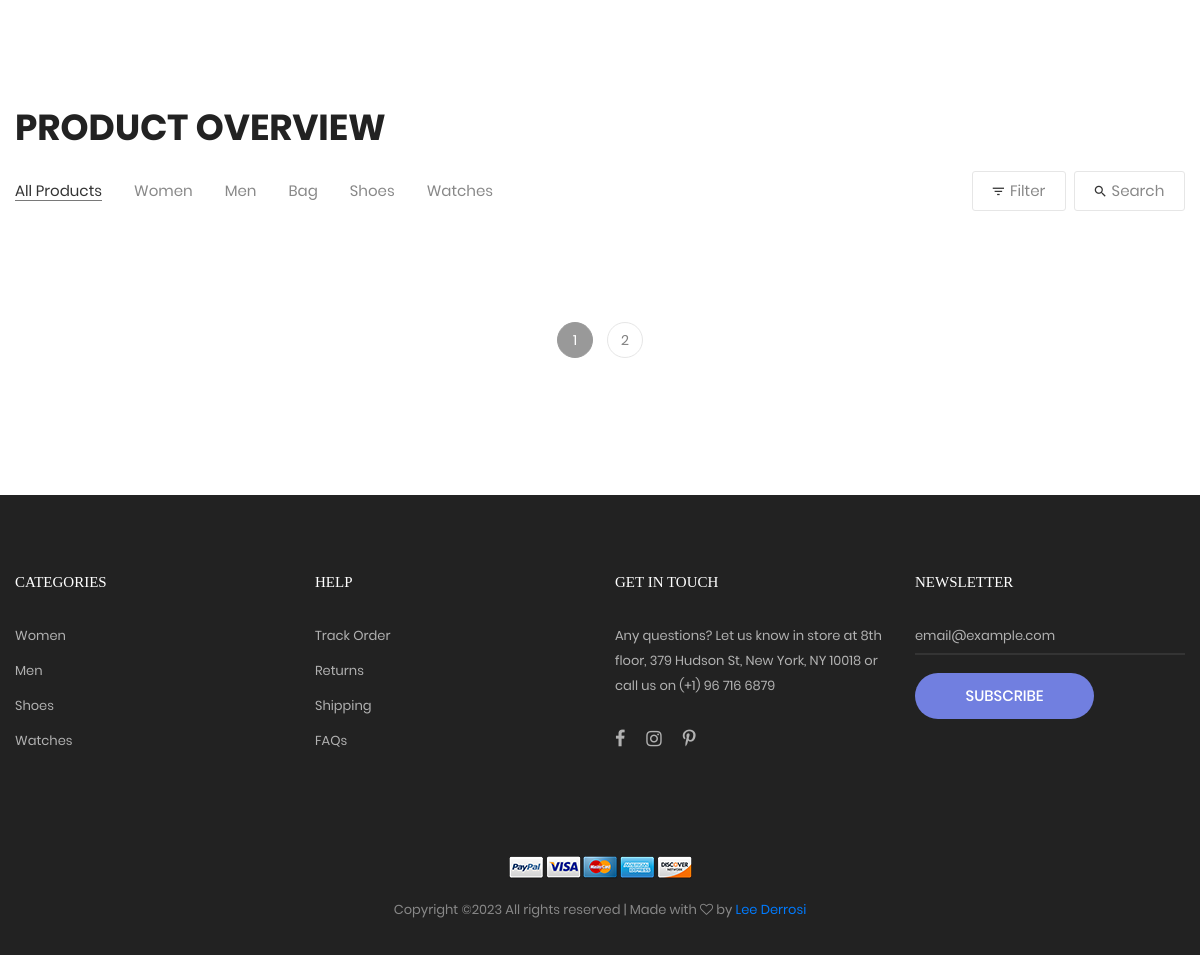
The app's page / (lower part), older data.
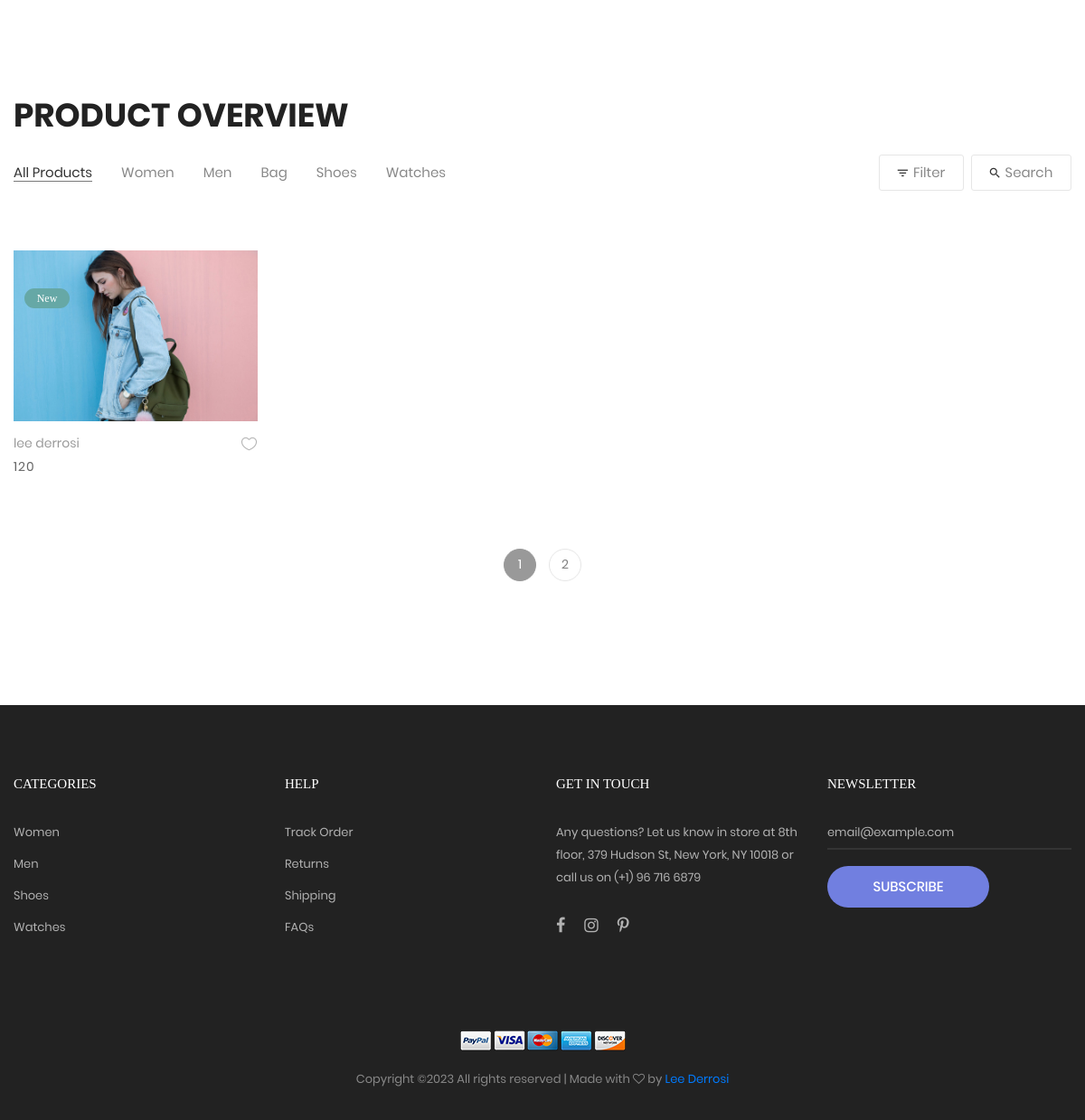
The same page, newer data.
### ecom/models.py (models this page shows, shortened)
class Product(models.Model):
    SIZES = (
        ('Size S', 'Size S'),
        ('Size M', 'Size M'),
        ('Size L', 'Size L'),
        ('Size XL', 'Size Xl'),
    )
    COLORS = (
        ('Black', 'Black'),
        ('White', 'White'),
        ('Blue', 'Blue'),
        ('Gray', 'Gray'),
    )
    category = models.ForeignKey('ProductCategory', on_delete=models.CASCADE, null=True)
    name = models.CharField(max_length=40)
    description = models.TextField()
    price = models.PositiveIntegerField()
    color = models.CharField(max_length=50, null=True, choices=COLORS)
    size = models.CharField(max_length=50, null=True, choices=SIZES)
    item_count = models.PositiveIntegerField()
    banner_image = models.ImageField(upload_to='product_image/')
    image2 = models.ImageField(upload_to='product_image/', null=True, blank=True)
    image3 = models.ImageField(upload_to='product_image/', null=True, blank=True)
    image4 = models.ImageField(upload_to='product_image/', null=True, blank=True)
    image5 = models.ImageField(upload_to='product_image/', null=True, blank=True)

### ecom/views.py (the view)
# urls.py: path('', views.home, name='home'),
def home(request):
    products = models.Product.objects.all()
    if 'product_ids' in request.COOKIES:
        products_ids = request.COOKIES['product_ids']
        counter = products_ids.split('|')
        product_count_in_cart = len(set(counter))
    else:
        product_count_in_cart = 0
    if request.user.is_authenticated:
        return HttpResponseRedirect('afterlogin')
    return render(request, 'BaseTemplates/index.html',
                  {'products': products, 'product_count_in_cart': product_count_in_cart})

### templates/BaseTemplates/index.html (shortened to what this page needs)
{% extends 'BaseTemplates/base.html' %}
{% block body %}
    {% load static %}
    <body class="animsition">
    <div class="sec-banner bg0 p-t-95 p-b-55">
        <div class="container">
            <div class="row">
                <div class="col-md-6 col-lg-4 p-b-30 m-lr-auto">
                </div>
                <div class="col-md-6 col-lg-4 p-b-30 m-lr-auto">
                </div>
                <div class="col-md-6 col-lg-4 p-b-30 m-lr-auto">
                </div>
            </div>
        </div>
    </div>
    <section class="bg0 p-t-23 p-b-130">
        <div class="container">
            <div class="p-b-10">
                <h3 class="ltext-103 cl5">
                    Product Overview
                </h3>
            </div>
            <div class="flex-w flex-sb-m p-b-52">
                <div class="flex-w flex-l-m filter-tope-group m-tb-10">
                    <button class="stext-106 cl6 hov1 bor3 trans-04 m-r-32 m-tb-5 how-active1" data-filter="*">
                        All Products
                    </button>
                    <button class="stext-106 cl6 hov1 bor3 trans-04 m-r-32 m-tb-5" data-filter=".women">
                        Women
                    </button>
                    <button class="stext-106 cl6 hov1 bor3 trans-04 m-r-32 m-tb-5" data-filter=".men">
                        Men
                    </button>
                    <button class="stext-106 cl6 hov1 bor3 trans-04 m-r-32 m-tb-5" data-filter=".bag">
                        Bag
                    </button>
                    <button class="stext-106 cl6 hov1 bor3 trans-04 m-r-32 m-tb-5" data-filter=".shoes">
                        Shoes
                    </button>
                    <button class="stext-106 cl6 hov1 bor3 trans-04 m-r-32 m-tb-5" data-filter=".watches">
                        Watches
                    </button>
                </div>
                <div class="flex-w flex-c-m m-tb-10">
                    <div class="flex-c-m stext-106 cl6 size-104 bor4 pointer hov-btn3 trans-04 m-r-8 m-tb-4 js-show-filter">
                        <i class="icon-filter cl2 m-r-6 fs-15 trans-04 zmdi zmdi-filter-list"></i>
                        Filter
                    </div>
                    <div class="flex-c-m stext-106 cl6 size-105 bor4 pointer hov-btn3 trans-04 m-tb-4 js-show-search">
                        <i class="icon-search cl2 m-r-6 fs-15 trans-04 zmdi zmdi-search"></i>
                        Search
                    </div>
                </div>
            </div>
            {%if products%}
            <div class="row isotope-grid">
                {% for p in products %}
                <div class="col-sm-6 col-md-4 col-lg-3 p-b-35 isotope-item women">
                    <div class="block2">
                        <div class="block2-pic hov-img0 label-new" data-label="New">
                            <img src="{{p.banner_image}}" alt="IMG-PRODUCT">
                        </div>
                        <div class="block2-txt flex-w flex-t p-t-14">
                            <div class="block2-txt-child1 flex-col-l ">
                                <a href="{% url 'product_detail' p.id %}" class="stext-104 cl4 hov-cl1 trans-04 js-name-b2 p-b-6">
                                    {{ p.name }}
                                </a>
                                <span class="stext-105 cl3">
									{{p.price}}
								</span>
                            </div>
                            <div class="block2-txt-child2 flex-r p-t-3">
                                <a href="#" class="btn-addwish-b2 dis-block pos-relative js-addwish-b2">
                                    <img class="icon-heart1 dis-block trans-04"
                                         src="{% static 'images/icons/icon-heart-01.png' %}" alt="ICON">
                                </a>
                            </div>
                        </div>
                    </div>
                </div>
            {% endfor %}
            </div>
            {%  endif %}
            <div class="flex-c-m flex-w w-full p-t-38">
                <a href="#" class="flex-c-m how-pagination1 trans-04 m-all-7 active-pagination1">
                    1
                </a>
                <a href="#" class="flex-c-m how-pagination1 trans-04 m-all-7">
                    2
                </a>
            </div>
        </div>
    </section>
{% include 'BaseTemplates/footer.html' %}
    </body>
{% endblock %}

### templates/BaseTemplates/base.html (shortened to what this page needs)
<!DOCTYPE html>
<html lang="en" dir="ltr">
{% load static %}
<body lang="en" xmlns="http://www.w3.org/1999/html">
<head>
    <link rel="stylesheet" type="text/css" href="{% static 'vendor/bootstrap/css/bootstrap.min.css' %}">
    <link rel="stylesheet" type="text/css" href="{% static 'fonts/font-awesome-4.7.0/css/font-awesome.min.css' %}">
    <link rel="stylesheet" type="text/css"
          href="{% static 'fonts/iconic/css/material-design-iconic-font.min.css' %}">
    <link rel="stylesheet" type="text/css" href="{% static 'fonts/linearicons-v1.0.0/icon-font.min.css' %}">
    <link rel="stylesheet" type="text/css" href="{% static 'vendor/animate/animate.css' %}">
    <link rel="stylesheet" type="text/css" href="{% static 'vendor/css-hamburgers/hamburgers.min.css' %}">
    <link rel="stylesheet" type="text/css" href="{% static 'vendor/animsition/css/animsition.min.css' %}">
    <link rel="stylesheet" type="text/css" href="{% static 'vendor/select2/select2.min.css' %}">
    <link rel="stylesheet" type="text/css" href="{% static 'vendor/daterangepicker/daterangepicker.css' %}">
    <link rel="stylesheet" type="text/css" href="{% static 'vendor/slick/slick.css' %}">
    <link rel="stylesheet" type="text/css" href="{% static 'vendor/MagnificPopup/magnific-popup.css' %}">
    <link rel="stylesheet" type="text/css" href="{% static 'vendor/perfect-scrollbar/perfect-scrollbar.css' %}">
    <link rel="stylesheet" type="text/css" href="{% static 'css/util.css' %}">
    <link rel="stylesheet" type="text/css" href="{% static 'css/main.css' %}">
</head>
</body>
{% block body %}
{% endblock body %}
<body>
</body>
</html>

### templates/BaseTemplates/navbar/navbar.html (shortened to what this page needs)
{% load static %}

### templates/BaseTemplates/SideBar/sidebar_content.html (shortened to what this page needs)
{% load static %}

### templates/BaseTemplates/SideBar/sidebar_cart.html (shortened to what this page needs)
{% load static %}

### templates/BaseTemplates/product-detail_modal.html (shortened to what this page needs)
{% load static %}

### templates/BaseTemplates/footer.html (shortened to what this page needs)
{% load static %}
    <footer class="bg3 p-t-75 p-b-32">
        <div class="container">
            <div class="row">
                <div class="col-sm-6 col-lg-3 p-b-50">
                    <h4 class="stext-301 cl0 p-b-30">
                        Categories
                    </h4>
                    <ul>
                        <li class="p-b-10">
                            <a href="#" class="stext-107 cl7 hov-cl1 trans-04">
                                Women
                            </a>
                        </li>
                        <li class="p-b-10">
                            <a href="#" class="stext-107 cl7 hov-cl1 trans-04">
                                Men
                            </a>
                        </li>
                        <li class="p-b-10">
                            <a href="#" class="stext-107 cl7 hov-cl1 trans-04">
                                Shoes
                            </a>
                        </li>
                        <li class="p-b-10">
                            <a href="#" class="stext-107 cl7 hov-cl1 trans-04">
                                Watches
                            </a>
                        </li>
                    </ul>
                </div>
                <div class="col-sm-6 col-lg-3 p-b-50">
                    <h4 class="stext-301 cl0 p-b-30">
                        Help
                    </h4>
                    <ul>
                        <li class="p-b-10">
                            <a href="{% url 'track_order' %}" class="stext-107 cl7 hov-cl1 trans-04">
                                Track Order
                            </a>
                        </li>
                        <li class="p-b-10">
                            <a href="#" class="stext-107 cl7 hov-cl1 trans-04">
                                Returns
                            </a>
                        </li>
                        <li class="p-b-10">
                            <a href="#" class="stext-107 cl7 hov-cl1 trans-04">
                                Shipping
                            </a>
                        </li>
                        <li class="p-b-10">
                            <a href="#" class="stext-107 cl7 hov-cl1 trans-04">
                                FAQs
                            </a>
                        </li>
                    </ul>
                </div>
                <div class="col-sm-6 col-lg-3 p-b-50">
                    <h4 class="stext-301 cl0 p-b-30">
                        GET IN TOUCH
                    </h4>
                    <p class="stext-107 cl7 size-201">
                        Any questions? Let us know in store at 8th floor, 379 Hudson St, New York, NY 10018 or call us
                        on (+1) 96 716 6879
                    </p>
                    <div class="p-t-27">
                        <a href="#" class="fs-18 cl7 hov-cl1 trans-04 m-r-16">
                            <i class="fa fa-facebook"></i>
                        </a>
                        <a href="#" class="fs-18 cl7 hov-cl1 trans-04 m-r-16">
                            <i class="fa fa-instagram"></i>
                        </a>
                        <a href="#" class="fs-18 cl7 hov-cl1 trans-04 m-r-16">
                            <i class="fa fa-pinterest-p"></i>
                        </a>
                    </div>
                </div>
                <div class="col-sm-6 col-lg-3 p-b-50">
                    <h4 class="stext-301 cl0 p-b-30">
                        Newsletter
                    </h4>
                    <form>
                        <div class="wrap-input1 w-full p-b-4">
                            <input class="input1 bg-none plh1 stext-107 cl7" type="text" name="email"
                                   placeholder="email@example.com">
                        </div>
                        <div class="p-t-18">
                            <button class="flex-c-m stext-101 cl0 size-103 bg1 bor1 hov-btn2 p-lr-15 trans-04">
                                Subscribe
                            </button>
                        </div>
                    </form>
                </div>
            </div>
            <div class="p-t-40">
                <div class="flex-c-m flex-w p-b-18">
                    <a href="#" class="m-all-1">
                        <img src="{% static 'images/icons/icon-pay-01.png' %}" alt="ICON-PAY">
                    </a>
                    <a href="#" class="m-all-1">
                        <img src="{% static 'images/icons/icon-pay-02.png' %}" alt="ICON-PAY">
                    </a>
                    <a href="#" class="m-all-1">
                        <img src="{% static 'images/icons/icon-pay-03.png' %}" alt="ICON-PAY">
                    </a>
                    <a href="#" class="m-all-1">
                        <img src="{% static 'images/icons/icon-pay-04.png' %}" alt="ICON-PAY">
                    </a>
                    <a href="#" class="m-all-1">
                        <img src="{% static 'images/icons/icon-pay-05.png' %}" alt="ICON-PAY">
                    </a>
                </div>
                <p class="stext-107 cl6 txt-center">
                    Copyright &copy;<script>document.write(new Date().getFullYear());</script>
                    All rights reserved | Made with <i class="fa fa-heart-o" aria-hidden="true"></i> by <a href="#"
                                                                                                           target="_blank">Lee
                    Derrosi</a>
                </p>
            </div>
        </div>
    </footer>

### ecom/static/css/main.css (style rules this page uses)
.container { max-width: 1380px; }
@media (max-width: 1600px) { .container { max-width: 1200px; } }
.block2-pic { position: relative; }
.block2-txt-child1 { width: calc(100% - 30px); }
.block2-txt-child2 { width: 30px; }
.label-new { position: relative; }
.label-new::after { content: attr(data-label); font-family: Montserrat-Regular; font-size: 12px; color: #fff; line-height: 1.2; display: -webkit-box; display: -webkit-flex; display: -moz-box; display: -ms-flexbox; display: flex; justify-content: center; align-items: center; position: absolute; min-width: 50px; height: 22px; border-radius: 11px; padding: 0 6px; background-color: #66a8a6; top: 42px; left: 12px; }
.cl0 { color: #fff; }
.cl2 { color: #333; }
.cl3 { color: #666; }
.cl4 { color: #999; }
.cl5 { color: #222; }
.cl6 { color: #888; }
.cl7 { color: #b2b2b2; }
.stext-101 { font-family: Poppins-Medium; font-size: 15px; line-height: 1.466667; text-transform: uppercase; }
.stext-104 { font-family: Poppins-Regular; font-size: 14px; line-height: 1.466667; }
.stext-105 { font-family: Poppins-Regular; font-size: 14px; line-height: 1.466667; letter-spacing: 1px; }
.stext-106 { font-family: Poppins-Regular; font-size: 15px; line-height: 1.2; }
.stext-107 { font-family: Poppins-Regular; font-size: 13px; line-height: 1.923; }
.stext-301 { font-family: Montserrat-Bold; font-size: 15px; line-height: 1.6; text-transform: uppercase; }
.ltext-103 { font-family: Poppins-Bold; font-size: 36px; line-height: 1.1; text-transform: uppercase; }
.size-103 { min-width: 179px; height: 46px; }
.size-104 { min-width: 94px; height: 40px; }
.size-105 { min-width: 111px; height: 40px; }
.size-201 { max-width: 270px; }
.bg-none { background-color: transparent; }
.bg0 { background-color: #ffffff; }
.bg1 { background-color: #717fe0; }
.bg3 { background-color: #222; }
.bor1 { border-radius: 23px; }
.bor3 { border-bottom: 1px solid transparent; }
.bor4 { border: 1px solid #e6e6e6; border-radius: 3px; }
.how-active1 { color: #333; border-color: #797979; }
.wrap-input1 { position: relative; border-bottom: 2px solid rgba(204,204,204, 0.1); }
.input1 { background-color: transparent; width: 100%; }
.how-pagination1 { font-family: Poppins-Regular; font-size: 14px; color: #808080; width: 36px; height: 36px; border-radius: 50%; border: 1px solid #e6e6e6; }
.active-pagination1 { background-color: #999; border-color: #999; color: #fff; }
.hov-img0 { display: block; overflow: hidden; }
.hov-img0 img { width: 100%; -webkit-transition: transform 0.9s ease; -o-transition: transform 0.9s ease; -moz-transition: transform 0.9s ease; transition: transform 0.9s ease; }

Row changes from the older to the newer data that the page shows:
added Product: banner_image (picture), name "lee derrosi", price "120"
